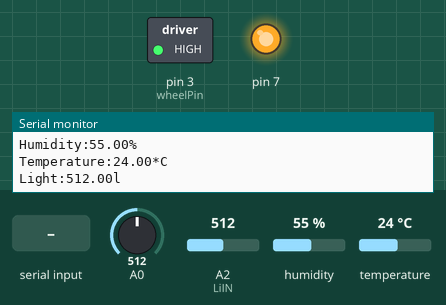
Bench run of a sketch on a simulated Arduino Uno, built with avr-gcc and run on an emulated ATmega328P. On the bench: switched loads named in the sketch (green lamp = pin HIGH), output pins drawn as LEDs (lit = HIGH), the last lines printed to the serial monitor. The inputs (shaded band) are chosen by the test bench; at power-on: temperature 24 °C, A0 = 512, A2 (LiIN) = 512, humidity 55 %.

Above: at 4.0 s.
4.1 s: "W\n" received over Serial
At 6.06 s:
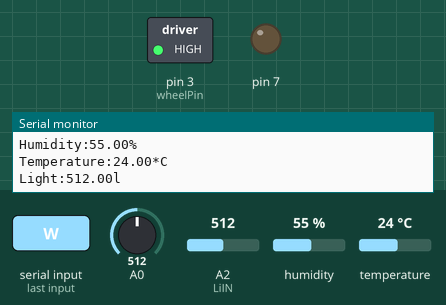
7.6 s: temperature set to 19.4 °C
10.3 s: temperature set to 18.1 °C
At 13.1 s:
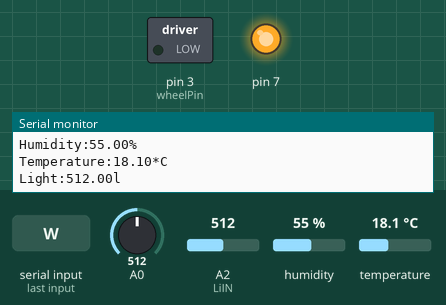
13.6 s: byte 87 ('W') received over Serial
At 15.18 s:
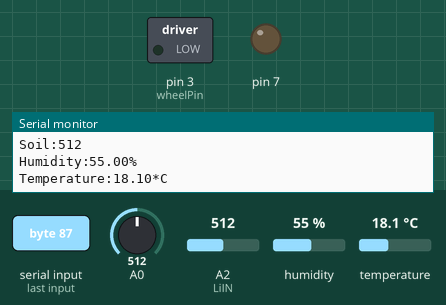
16.7 s: temperature set to 19 °C
At 19.5 s:
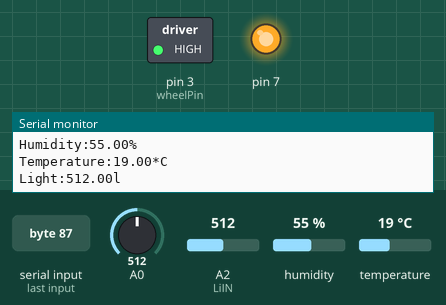
Timing chart, 0 to 20.7 s (numbered marks = the images above; inputs shaded):
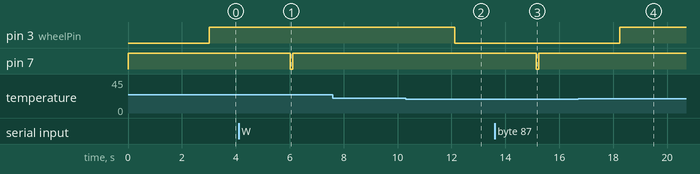

The sketch:

pcs_final.ino
```cpp
#include <DHT.h>        //teperature&humidity
#include <Wire.h>       //i2c

#define DHTPIN A1       // A1 for temperature & humidity
#define LiIN A2         // A2 for light sensor
#define wheelPin 3      // D3 for fan

#define DHTTYPE DHT22   // DHT 22  (AM2302)
DHT dht(DHTPIN, DHTTYPE);

bool toWater = false;

void setup() {
  Serial.begin(9600);
  pinMode(7,OUTPUT);          //繼電器的接腳
  pinMode(wheelPin, OUTPUT);  //風扇
  Wire.begin();
  dht.begin();

}

int cnt = 0;
void loop() {

  if (toWater){
    digitalWrite(7,LOW);  //澆水
    delay(100);
    cnt += 1;
    Serial.print("watering times: ");
    Serial.print(cnt);
    Serial.println("|");
    digitalWrite(7,HIGH); //不澆水
    toWater = false;
  }

  digitalWrite(7,HIGH);   //不澆水
  delay(3000);            //延遲時間，可自行調整

  int sensorValue = analogRead(A0); //土壤濕度感測器的接腳，讀取數值
  Serial.print("Soil:");
  Serial.println(sensorValue);
  float h = dht.readHumidity();
  float t = dht.readTemperature();
  float l = analogRead(LiIN);
  if (t >= 19)
  {
      digitalWrite(wheelPin, HIGH);
  }
  else
  {
      digitalWrite(wheelPin, LOW);
  }

  if (isnan(t) || isnan(h))
  {
    Serial.print("Light:");
    Serial.println(l);
  }
  else
  {
    Serial.print("Humidity:");
    Serial.print(h);
    Serial.println("%");
    Serial.print("Temperature:");
    Serial.print(t);
    Serial.println("*C");
    Serial.print("Light:");
    Serial.print(l);
    Serial.println("l");
  }
}

void serialEvent() {
  while (Serial.available()) {
    // get the new byte:
    char inChar = (char)Serial.read();

    if (inChar == 'W') {
      toWater = true;
    }
    else if (inChar == '\n' & toWater == true){
      toWater = true;
    }
    else{
      toWater = false;
    }

  }
}
```

Measured:
- the behaviour switches between 19 and 18.9 °C on temperature (found by bisection; images 1 and 2)
- after the input at 4.1 s, pin 7: HIGH → LOW after 1.9 s, → HIGH 0.10 s later
- after the input at 10.3 s, pin 3 (wheelPin): HIGH → LOW after 1.8 s
- after the input at 13.6 s, pin 7: HIGH → LOW after 1.5 s, → HIGH 0.10 s later
- after the input at 16.7 s, pin 3 (wheelPin): LOW → HIGH after 1.5 s
